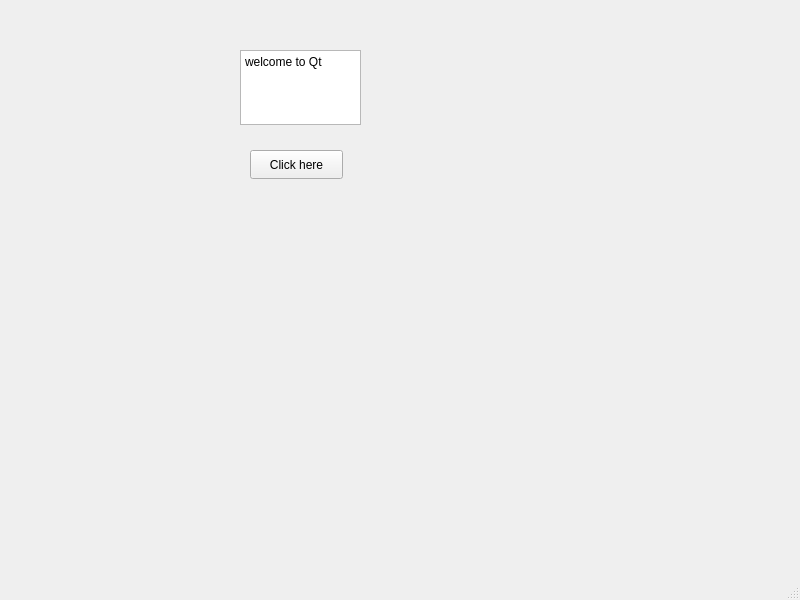
<?xml version="1.0" encoding="UTF-8"?>
<ui version="4.0">
 <class>MainWindow</class>
 <widget class="QMainWindow" name="MainWindow">
  <property name="geometry">
   <rect>
    <x>0</x>
    <y>0</y>
    <width>800</width>
    <height>600</height>
   </rect>
  </property>
  <property name="windowTitle">
   <string>MainWindow</string>
  </property>
  <widget class="QWidget" name="centralwidget">
   <widget class="QPushButton" name="pushButton">
    <property name="geometry">
     <rect>
      <x>250</x>
      <y>150</y>
      <width>93</width>
      <height>29</height>
     </rect>
    </property>
    <property name="text">
     <string>Click here</string>
    </property>
   </widget>
   <widget class="QTextEdit" name="textEdit">
    <property name="geometry">
     <rect>
      <x>240</x>
      <y>50</y>
      <width>121</width>
      <height>75</height>
     </rect>
    </property>
    <property name="html">
     <string>&lt;!DOCTYPE HTML PUBLIC &quot;-//W3C//DTD HTML 4.0//EN&quot; &quot;http://www.w3.org/TR/REC-html40/strict.dtd&quot;&gt;
&lt;html&gt;&lt;head&gt;&lt;meta name=&quot;qrichtext&quot; content=&quot;1&quot; /&gt;&lt;meta charset=&quot;utf-8&quot; /&gt;&lt;style type=&quot;text/css&quot;&gt;
p, li { white-space: pre-wrap; }
hr { height: 1px; border-width: 0; }
li.unchecked::marker { content: &quot;\2610&quot;; }
li.checked::marker { content: &quot;\2612&quot;; }
&lt;/style&gt;&lt;/head&gt;&lt;body style=&quot; font-family:'Segoe UI'; font-size:9pt; font-weight:400; font-style:normal;&quot;&gt;
&lt;p style=&quot; margin-top:0px; margin-bottom:0px; margin-left:0px; margin-right:0px; -qt-block-indent:0; text-indent:0px;&quot;&gt;welcome to Qt&lt;/p&gt;
&lt;p style=&quot;-qt-paragraph-type:empty; margin-top:0px; margin-bottom:0px; margin-left:0px; margin-right:0px; -qt-block-indent:0; text-indent:0px;&quot;&gt;&lt;br /&gt;&lt;/p&gt;&lt;/body&gt;&lt;/html&gt;</string>
    </property>
   </widget>
  </widget>
  <widget class="QMenuBar" name="menubar">
   <property name="geometry">
    <rect>
     <x>0</x>
     <y>0</y>
     <width>800</width>
     <height>26</height>
    </rect>
   </property>
  </widget>
  <widget class="QStatusBar" name="statusbar"/>
 </widget>
 <resources/>
 <connections/>
</ui>
